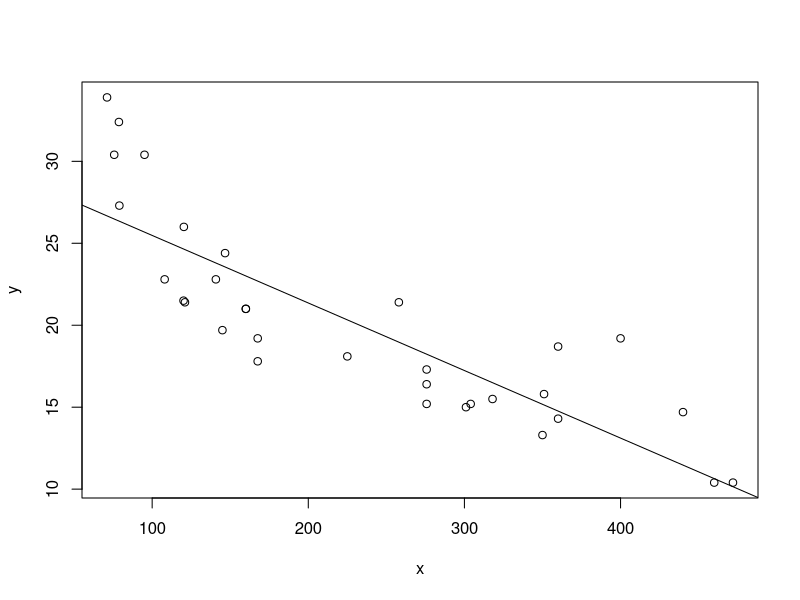

Source code (R):
## ---- chunk 1
x <- mtcars$disp
y <- mtcars$mpg

plot(y ~ x)
abline(lm(y ~ x))
## ---- chunk 2
b1 <- sum((x - mean(x)) * (y - mean(y))) / sum((x - mean(x))^2)
b0 <- mean(y) - mean(x) * b1

matrix(c(b0, b1))
## ---- chunk 3
X <- cbind(1, x)
head(X)
## ---- chunk 4
beta_hat <- solve(t(X) %*% X) %*% t(X) %*% y
beta_hat
## ---- chunk 5
n <- length(x)
data.frame(source = c("Regression", "Error", "Total"),
    df = c(2, n-2, n),
    SS = c(t(beta_hat) %*% t(X) %*% y, 
        t(y) %*% y - t(beta_hat) %*% t(X) %*% y,
        t(y) %*% y)
)
## ---- chunk 6
anova(lm(y ~ x))
colSums(anova(lm(y ~ x)))
## ---- chunk 7
n <- length(x)
data.frame(source = c("Regression", "Error", "Total"),
    df = c(1, n-1, n),
    SS = c(t(beta_hat) %*% t(X) %*% y - n * mean(y)^2, 
        t(y) %*% y - t(beta_hat) %*% t(X) %*% y,
        t(y) %*% y - n * mean(y)^2)
)
## ---- chunk 8
summary(lm(y ~ x))$r.squared
## ---- chunk 9
numerator <- t(beta_hat) %*% t(X) %*% y - n * mean(y)^2
denominator <- t(y) %*% y - n * mean(y)^2
numerator / denominator
